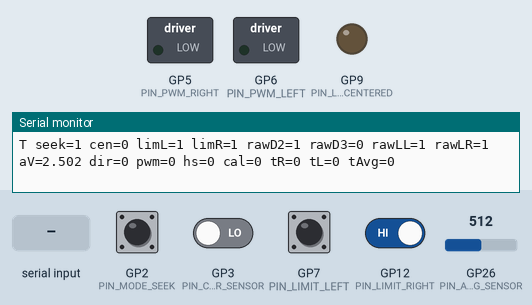
The sketch below on a simulated Raspberry Pi Pico. Parts: switched loads named in the sketch (green lamp = pin HIGH), output pins drawn as LEDs (lit = HIGH), the last lines printed to the serial monitor. The test bench sets the inputs (shaded band); at power-on: GP2 (PIN_MODE_SEEK), GP7 (PIN_LIMIT_LEFT), GP12 (PIN_LIMIT_RIGHT) HIGH, GP3 (PIN_CENTER_SENSOR) LOW, GP26 (PIN_ANALOG_SENSOR) = 512 (analog values on the 0–1023 scale).

Above: at 1.2 s.
1.3 s: GP7 (PIN_LIMIT_LEFT) pulled LOW for 0.15 s
At 1.37 s:
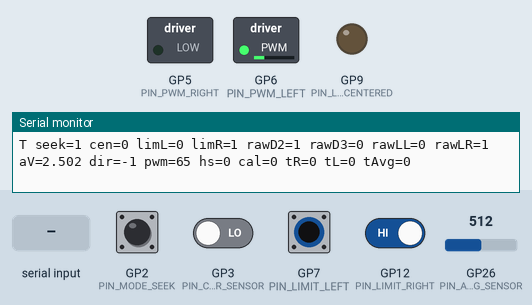
2.9 s: GP2 (PIN_MODE_SEEK) pulled LOW for 0.15 s
At 3.2 s:
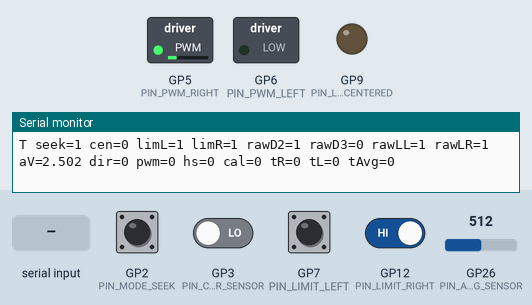
4.5 s: GP7 (PIN_LIMIT_LEFT) driven LOW and GP12 (PIN_LIMIT_RIGHT) driven LOW
At 5.5 s:
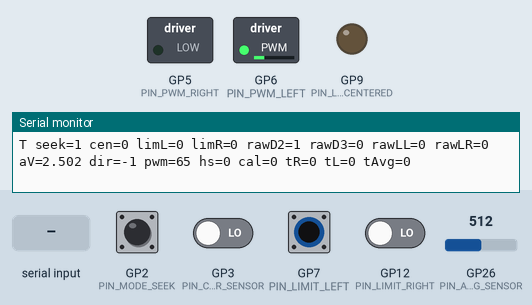
6.0 s: "L" received over Serial
At 7.2 s:
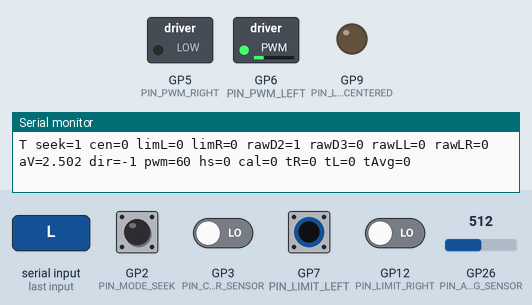
7.5 s: GP7 (PIN_LIMIT_LEFT) driven HIGH
At 8.1 s:
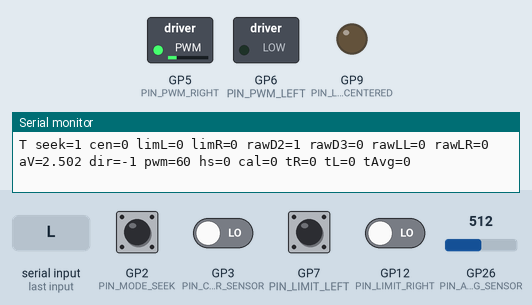
9.0 s: GP7 (PIN_LIMIT_LEFT) driven LOW
At 9.7 s:
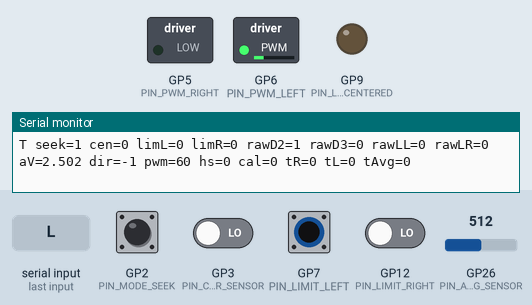
Timing chart, 0 to 11.5 s (numbered marks = the images above; inputs shaded):
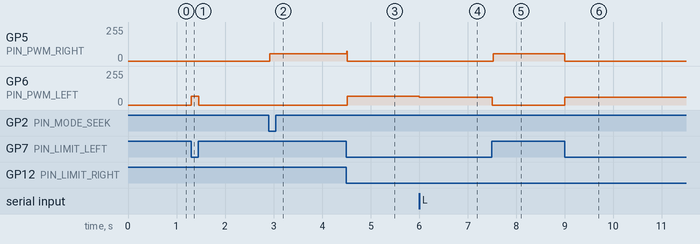

Measured:
- after the input at 1.3 s, GP6 (PIN_PWM_LEFT): 0/255 → 65/255 at once, → 0/255 0.15 s later
- after the input at 2.9 s, GP5 (PIN_PWM_RIGHT): 0/255 → 55/255 at once
- after the input at 4.5 s, GP5 (PIN_PWM_RIGHT): 55/255 → 0/255 at once; GP6 (PIN_PWM_LEFT): 0/255 → 65/255 at once
- after the input at 6.0 s, GP6 (PIN_PWM_LEFT): 65/255 → 60/255 at once
- after the input at 7.5 s, GP5 (PIN_PWM_RIGHT): 0/255 → 55/255 at once; GP6 (PIN_PWM_LEFT): 60/255 → 0/255 at once
- after the input at 9.0 s, GP5 (PIN_PWM_RIGHT): 55/255 → 0/255 at once; GP6 (PIN_PWM_LEFT): 0/255 → 60/255 at once

The sketch:

arduino.ino
```cpp
#include <Arduino.h>

// ======================= PINS =======================
// IBT-2 / H-Bridge PWM
const uint8_t PIN_PWM_RIGHT = 5;   // RPWM
const uint8_t PIN_PWM_LEFT  = 6;   // LPWM

// Mode input (24V->adapter to Arduino)
const uint8_t PIN_MODE_SEEK = 2;   // ACTIVE => homing (seek center), else => analog control

// Sensors (24V->adapter to Arduino)
const uint8_t PIN_CENTER_SENSOR = 3;   // inductive center sensor

// Limit switches (NC opens at limit)
const uint8_t PIN_LIMIT_LEFT  = 7;     // Left limit (NC)
const uint8_t PIN_LIMIT_RIGHT = 12;    // Right limit (NC)

// Analog edge/eye sensor
const uint8_t PIN_ANALOG_SENSOR = A0;  // 0..5V after divider/adapter

// Centered indicator LED
const uint8_t PIN_LED_CENTERED = 9;    // HIGH when analog sensor is at center

// ======================= POLARITY =======================
// Adjust to match your adapter logic
const bool MODE_SEEK_ACTIVE_HIGH = true;   // D2 HIGH => seek mode enabled
const bool CENTER_ACTIVE_HIGH    = true;   // D3 active HIGH (adapter pulls HIGH when detecting)
// NC + INPUT_PULLUP: normal LOW, at limit HIGH
const bool LIMITS_ARE_NC_PULLUP  = true;

// ======================= ANALOG CONTROL =======================
const float ANALOG_CENTER_V   = 2.00f;  // center setpoint
const float ANALOG_DEADBAND_V = 0.08f;
const float KP = 90.0f;

const int PWM_MIN = 30;
const int PWM_MAX = 100;

// No-paper detection: if voltage outside this range, assume no paper -> stop
const float ANALOG_VALID_LOW  = 0.3f;
const float ANALOG_VALID_HIGH = 2.8f;

// Mapping: err>0 => move RIGHT?
bool ERR_POS_MOVE_RIGHT = true;

// ======================= MOTOR TRACKING =======================
int g_dir = 0;  // -1 left, 0 stop, +1 right
int g_pwm = 0;  // 0..255

static inline void motorStop() {
  g_dir = 0; g_pwm = 0;
  analogWrite(PIN_PWM_RIGHT, 0);
  analogWrite(PIN_PWM_LEFT,  0);
}
static inline void motorRight(int pwm) {
  pwm = constrain(pwm, 0, 255);
  g_dir = +1; g_pwm = pwm;
  analogWrite(PIN_PWM_RIGHT, pwm);
  analogWrite(PIN_PWM_LEFT,  0);
}
static inline void motorLeft(int pwm) {
  pwm = constrain(pwm, 0, 255);
  g_dir = -1; g_pwm = pwm;
  analogWrite(PIN_PWM_RIGHT, 0);
  analogWrite(PIN_PWM_LEFT,  pwm);
}

// Seek direction memory: true => right, false => left
// DEFAULT: start LEFT (towards center sensor - confirmed)
bool seekDirRight = false;

// ======================= INPUT HELPERS =======================
static inline bool isActiveDigital(uint8_t pin, bool activeHigh) {
  int raw = digitalRead(pin);
  return activeHigh ? (raw == HIGH) : (raw == LOW);
}

bool seekModeEnabled() {
  return isActiveDigital(PIN_MODE_SEEK, MODE_SEEK_ACTIVE_HIGH);
}

bool centerSensorActive() {
  return isActiveDigital(PIN_CENTER_SENSOR, CENTER_ACTIVE_HIGH);
}

// NC + INPUT_PULLUP: normal LOW, at limit HIGH => active HIGH
bool limitLeftActive() {
  int raw = digitalRead(PIN_LIMIT_LEFT);
  return LIMITS_ARE_NC_PULLUP ? (raw == HIGH) : (raw == LOW);
}
bool limitRightActive() {
  int raw = digitalRead(PIN_LIMIT_RIGHT);
  return LIMITS_ARE_NC_PULLUP ? (raw == HIGH) : (raw == LOW);
}

// ======================= JOG (serial override) =======================
// Forward declarations
void homingReset();
bool calibrated = false;  // defined here so processSerialCommands can use it

// Send 'R' = jog right, 'L' = jog left, 'S' = stop jog
const int JOG_PWM = 60;
int8_t g_jog = 0;   // -1 left, 0 off, +1 right

void processSerialCommands() {
  while (Serial.available()) {
    char c = (char)Serial.read();
    if      (c == 'R') g_jog = +1;
    else if (c == 'L') g_jog = -1;
    else if (c == 'S') g_jog =  0;
    else if (c == 'H') { homingReset(); calibrated = false; }  // force re-calibrate
  }
}

// ======================= LIMIT AUTO-BACKOFF =======================
// If ANY limit is active, reverse current motor direction until limit clears.
// This works regardless of wiring polarity.
const int LIMIT_BACKOFF_PWM = 55;

void checkLimitBackoff() {
  bool limL = limitLeftActive();
  bool limR = limitRightActive();
  if (!limL && !limR) return;

  int wasDir = g_dir;  // -1 left, 0 stop, +1 right
  motorStop();
  delay(20);

  // Decide escape direction:
  // If we know which limit is hit, run AWAY from it.
  // If both limits (error) or motor was stopped, use limit info.
  int escapeDir;
  if (limL && !limR) {
    escapeDir = +1;  // left limit -> escape right
  } else if (limR && !limL) {
    escapeDir = -1;  // right limit -> escape left
  } else if (wasDir != 0) {
    escapeDir = -wasDir;  // reverse previous direction
  } else {
    escapeDir = +1;  // fallback: escape right
  }

  if (escapeDir > 0) {
    motorRight(LIMIT_BACKOFF_PWM);
  } else {
    motorLeft(LIMIT_BACKOFF_PWM);
  }

  // Keep reversing until ALL limits clear
  while (limitLeftActive() || limitRightActive()) { delay(5); }
  motorStop();
}

// ======================= HOMING (TIMING-BASED) =======================
// Calibration speed - must be enough to overcome motor friction
const int CAL_PWM = 65;
const int SETTLE_DELAY_MS = 200;     // pause at limits during calibration
const float SAFETY_MARGIN = 1.15f;   // 15% extra on max travel time

// Homing states (double-pass for accuracy):
// 1) Move left until left limit
// 2) Move right until right limit (measure T_right)
// 3) Move left until left limit again (measure T_left)
// 4) Move right for average(T_right, T_left) / 2 = center
// 5) Done
enum HomingState : uint8_t {
  CAL_FIND_LEFT_LIMIT   = 0,
  CAL_FIND_RIGHT_LIMIT  = 1,
  CAL_FIND_LEFT_AGAIN   = 2,
  CAL_GO_TO_CENTER      = 3,
  SEEK_DONE             = 4
};

HomingState homingState = CAL_FIND_LEFT_LIMIT;

// Calibration data
unsigned long calStartMs = 0;           // timer for current phase
unsigned long calTravelRightMs = 0;     // measured L->R travel time
unsigned long calTravelLeftMs = 0;      // measured R->L travel time
unsigned long calTravelMs = 0;          // average of both directions
unsigned long calHalfTravelMs = 0;      // half = center
unsigned long maxRunMs = 0;             // safety: max allowed motor run per direction
// calibrated declared above (before processSerialCommands)

// Motor runtime safety
unsigned long motorRunStartMs = 0;
int lastMotorDir = 0;

// ======================= MOTOR TRACKING =======================
// (g_dir, g_pwm, motorStop/Right/Left, seekDirRight, input helpers defined above)

// ======================= ANALOG SENSOR =======================
int readAnalogRawAvg(uint8_t n=10) {
  long s = 0;
  for (uint8_t i=0; i<n; i++) {
    s += analogRead(PIN_ANALOG_SENSOR);
    delayMicroseconds(300);
  }
  return (int)(s/n);
}
float rawToV(int raw) {
  return (raw * 5.0f) / 1023.0f;
}

// ======================= HOMING CONTROL (TIMING) =======================
void homingReset() {
  homingState = CAL_FIND_LEFT_LIMIT;
  calStartMs = 0;
  motorStop();
}

void homingStep() {
  // Safety: both limits active = error
  if (limitLeftActive() && limitRightActive()) { motorStop(); return; }

  switch (homingState) {

    case CAL_FIND_LEFT_LIMIT: {
      // Phase 1: Move left until left limit
      if (limitLeftActive()) {
        motorStop();
        delay(SETTLE_DELAY_MS);
        calStartMs = millis();
        homingState = CAL_FIND_RIGHT_LIMIT;
        return;
      }
      motorLeft(CAL_PWM);
      return;
    }

    case CAL_FIND_RIGHT_LIMIT: {
      // Phase 2: Move right, measure L->R time
      if (limitRightActive()) {
        calTravelRightMs = millis() - calStartMs;
        motorStop();
        delay(SETTLE_DELAY_MS);
        calStartMs = millis();
        homingState = CAL_FIND_LEFT_AGAIN;
        return;
      }
      motorRight(CAL_PWM);
      return;
    }

    case CAL_FIND_LEFT_AGAIN: {
      // Phase 3: Move left, measure R->L time
      if (limitLeftActive()) {
        calTravelLeftMs = millis() - calStartMs;
        calTravelMs = (calTravelRightMs + calTravelLeftMs) / 2;
        calHalfTravelMs = calTravelMs / 2;
        maxRunMs = (unsigned long)(calTravelMs * SAFETY_MARGIN);
        calibrated = true;
        motorStop();
        delay(SETTLE_DELAY_MS);
        calStartMs = millis();
        homingState = CAL_GO_TO_CENTER;
        return;
      }
      motorLeft(CAL_PWM);
      return;
    }

    case CAL_GO_TO_CENTER: {
      // Phase 4: Move right for half the average travel time
      unsigned long elapsed = millis() - calStartMs;
      if (elapsed >= calHalfTravelMs) {
        motorStop();
        homingState = SEEK_DONE;
        return;
      }
      motorRight(CAL_PWM);
      return;
    }

    case SEEK_DONE:
    default:
      motorStop();
      return;
  }
}

// ======================= MOTOR SAFETY TIMEOUT =======================
void checkMotorSafetyTimeout() {
  if (!calibrated || maxRunMs == 0) return;
  // Don't limit during active calibration
  if (seekModeEnabled() && homingState != SEEK_DONE) return;

  if (g_dir != 0) {
    if (g_dir != lastMotorDir) {
      motorRunStartMs = millis();
      lastMotorDir = g_dir;
    } else if (millis() - motorRunStartMs > maxRunMs) {
      motorStop();  // exceeded max travel time - limit switch may have failed
    }
  } else {
    lastMotorDir = 0;
    motorRunStartMs = millis();
  }
}

// ======================= ANALOG CONTROL =======================
void analogControlStep() {
  float v = rawToV(readAnalogRawAvg(10));

  // No paper: voltage outside valid range -> stop motor, LED off
  if (v < ANALOG_VALID_LOW || v > ANALOG_VALID_HIGH) {
    motorStop();
    digitalWrite(PIN_LED_CENTERED, LOW);
    return;
  }

  float err = v - ANALOG_CENTER_V;

  if (fabs(err) <= ANALOG_DEADBAND_V) {
    motorStop();
    digitalWrite(PIN_LED_CENTERED, HIGH);  // centered!
    return;
  }

  digitalWrite(PIN_LED_CENTERED, LOW);  // not centered

  int pwm = (int)(PWM_MIN + KP * fabs(err));
  if (pwm > PWM_MAX) pwm = PWM_MAX;

  bool moveRight = (err > 0) ? ERR_POS_MOVE_RIGHT : !ERR_POS_MOVE_RIGHT;

  if (moveRight) {
    if (limitRightActive()) { motorStop(); return; }
    motorRight(pwm);
  } else {
    if (limitLeftActive()) { motorStop(); return; }
    motorLeft(pwm);
  }
}

// ======================= TELEMETRY =======================
void telemetryLine() {
  // raw
  int rawD2 = digitalRead(PIN_MODE_SEEK);
  int rawD3 = digitalRead(PIN_CENTER_SENSOR);
  int rawLL = digitalRead(PIN_LIMIT_LEFT);
  int rawLR = digitalRead(PIN_LIMIT_RIGHT);

  // active logic
  bool seekEn = seekModeEnabled();
  bool cenAct = centerSensorActive();
  bool limL   = limitLeftActive();
  bool limR   = limitRightActive();

  float v = rawToV(readAnalogRawAvg(6));

  Serial.print("T ");
  Serial.print("seek=");   Serial.print(seekEn ? 1 : 0);
  Serial.print(" cen=");   Serial.print(cenAct ? 1 : 0);
  Serial.print(" limL=");  Serial.print(limL ? 1 : 0);
  Serial.print(" limR=");  Serial.print(limR ? 1 : 0);

  Serial.print(" rawD2="); Serial.print(rawD2);
  Serial.print(" rawD3="); Serial.print(rawD3);
  Serial.print(" rawLL="); Serial.print(rawLL);
  Serial.print(" rawLR="); Serial.print(rawLR);

  Serial.print(" aV=");    Serial.print(v, 3);

  Serial.print(" dir=");   Serial.print(g_dir);
  Serial.print(" pwm=");   Serial.print(g_pwm);

  Serial.print(" hs=");    Serial.print((int)homingState);
  Serial.print(" cal=");   Serial.print(calibrated ? 1 : 0);
  Serial.print(" tR=");    Serial.print(calTravelRightMs);
  Serial.print(" tL=");    Serial.print(calTravelLeftMs);
  Serial.print(" tAvg=");  Serial.print(calTravelMs);
  Serial.println();
}

// ======================= SETUP / LOOP =======================
void setup() {
  Serial.begin(115200);

#if defined(ARDUINO_ARCH_SAMD) || defined(ARDUINO_ARCH_SAM) || defined(ARDUINO_ARCH_RP2040) || defined(ARDUINO_ARCH_RENESAS) || defined(ESP32) || defined(ARDUINO_ARCH_ESP32)
  analogReadResolution(10);
#endif

  pinMode(PIN_PWM_RIGHT, OUTPUT);
  pinMode(PIN_PWM_LEFT,  OUTPUT);

  pinMode(PIN_LED_CENTERED, OUTPUT);
  digitalWrite(PIN_LED_CENTERED, LOW);

  pinMode(PIN_MODE_SEEK,     INPUT_PULLUP);
  pinMode(PIN_CENTER_SENSOR, INPUT);        // no pullup - let adapter drive D3

  pinMode(PIN_LIMIT_LEFT,  INPUT_PULLUP);
  pinMode(PIN_LIMIT_RIGHT, INPUT_PULLUP);

  motorStop();
  homingReset();
  Serial.println("=== START align_clean_telemetry ===");

  // Startup diagnostics
  Serial.print("DIAG: rawLL="); Serial.print(digitalRead(PIN_LIMIT_LEFT));
  Serial.print(" rawLR="); Serial.print(digitalRead(PIN_LIMIT_RIGHT));
  Serial.print(" limL="); Serial.print(limitLeftActive() ? 1 : 0);
  Serial.print(" limR="); Serial.print(limitRightActive() ? 1 : 0);
  Serial.println();
}

void loop() {
  processSerialCommands();

  static bool wasSeekMode = false;
  bool isSeek = seekModeEnabled();

  if (g_jog != 0) {
    // jog override: limit backoff active for safety
    checkLimitBackoff();
    if (g_jog > 0) {
      if (!limitRightActive()) motorRight(JOG_PWM);
      else motorStop();
    } else {
      if (!limitLeftActive()) motorLeft(JOG_PWM);
      else motorStop();
    }
    wasSeekMode = false;
  } else if (isSeek) {
    // homing mode - limits handled inside homingStep (flip direction)
    // NO checkLimitBackoff here - homing manages its own limits
    if (!wasSeekMode) {
      homingReset();
      wasSeekMode = true;
    }
    if (homingState == SEEK_DONE) motorStop();
    else homingStep();
  } else {
    // normal analog mode - limit backoff active for safety
    checkLimitBackoff();
    if (wasSeekMode) homingReset();
    wasSeekMode = false;
    analogControlStep();
  }

  checkMotorSafetyTimeout();

  static unsigned long t=0;
  if (millis() - t > 100) { t = millis(); telemetryLine(); }

  delay(5);
}
```
